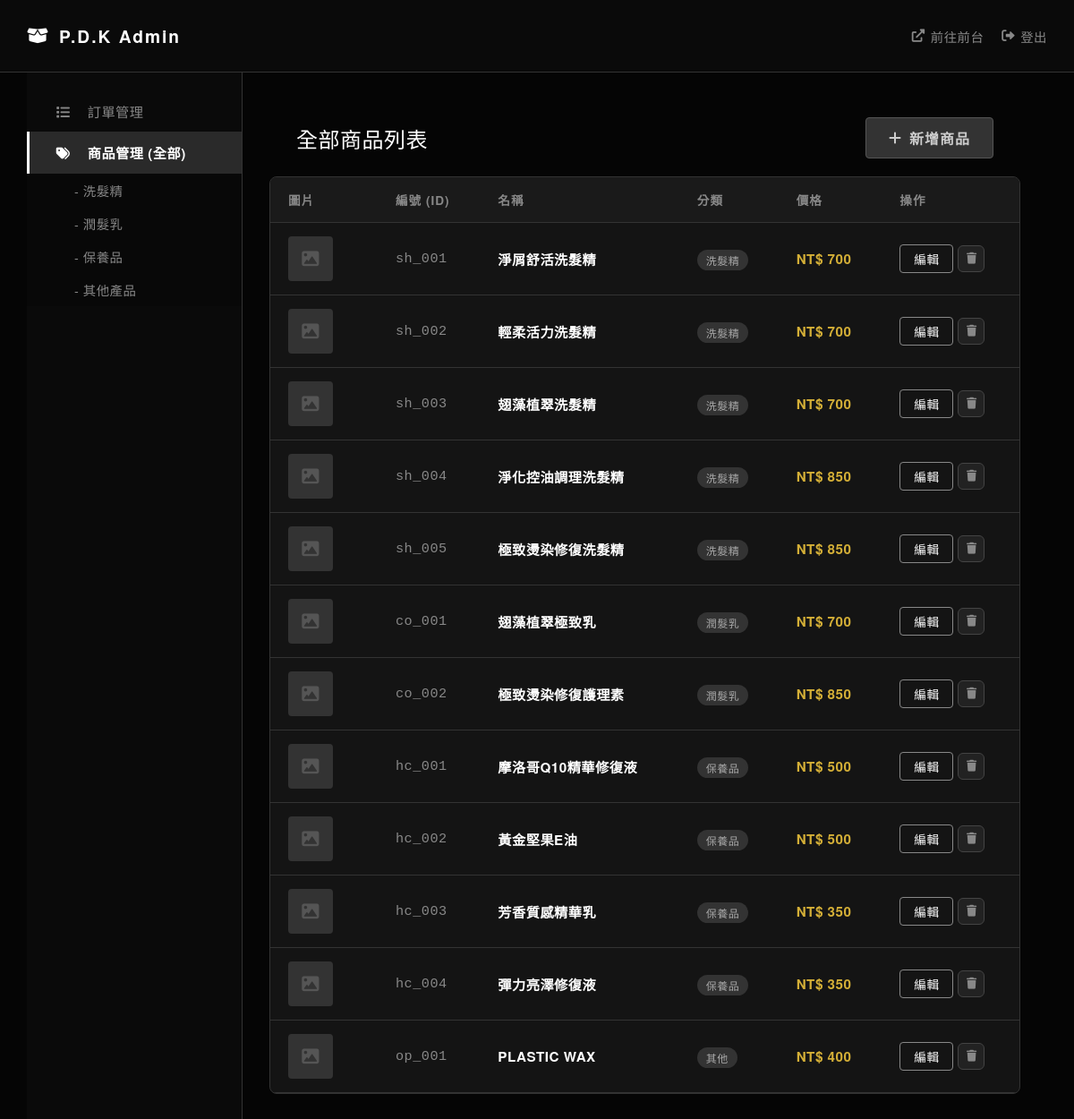
The app's page /admin/products (signed in) with its own data.
### app.py (models this page shows)
class Product(db.Model):
    id = db.Column(db.String(50), primary_key=True)
    name = db.Column(db.String(100), nullable=False)
    category = db.Column(db.String(50), nullable=False)
    price = db.Column(db.Integer, nullable=False)
    description = db.Column(db.Text)
    image = db.Column(db.String(200)) # 新增：預留圖片路徑

### app.py (the view)
@app.route('/admin/products')
@login_required
def admin_products():
    if current_user.role != 'admin':
        return redirect(url_for('home'))
    cat_filter = request.args.get('category')
    if cat_filter:
        products = Product.query.filter_by(category=cat_filter).all()
    else:
        products = Product.query.all()
    return render_template('admin/products.html', products=products, current_category=cat_filter)

### app.py (called while the page is built)
@login_manager.user_loader
def load_user(user_id):
    return User.query.get(int(user_id))

### templates/admin/products.html (shortened to what this page needs)
<!DOCTYPE html>
<html lang="zh-TW">
<head>
    <link rel="stylesheet" href="{{ url_for('static', filename='css/admin.css') }}">
    <link href="https://cdnjs.cloudflare.com/ajax/libs/font-awesome/6.0.0/css/all.min.css" rel="stylesheet">
</head>
<body>
    <nav class="admin-navbar">
        <div class="layout-container navbar-content">
            <div class="navbar-brand"><i class="fas fa-box-open"></i> P.D.K Admin</div>
            <div class="navbar-actions">
                <a href="/" target="_blank" class="nav-link"><i class="fas fa-external-link-alt"></i> 前往前台</a>
                <a href="/logout" class="nav-link text-danger"><i class="fas fa-sign-out-alt"></i> 登出</a>
            </div>
        </div>
    </nav>
    <div class="admin-layout layout-container">
        <aside class="admin-sidebar">
            <div class="sidebar-menu">
                <a href="{{ url_for('admin_orders') }}" class="menu-item">
                    <span><i class="fas fa-list"></i> 訂單管理</span>
                </a>
                <a href="{{ url_for('admin_products') }}" class="menu-item {% if not current_category %}active{% endif %}">
                    <span><i class="fas fa-tags"></i> 商品管理 (全部)</span>
                </a>
                <div style="margin-bottom: 10px; background: rgba(0,0,0,0.2);">
                    <a href="{{ url_for('admin_products', category='shampoo') }}" class="submenu-link {% if current_category == 'shampoo' %}active{% endif %}">
                        - 洗髮精
                    </a>
                    <a href="{{ url_for('admin_products', category='conditioner') }}" class="submenu-link {% if current_category == 'conditioner' %}active{% endif %}">
                        - 潤髮乳
                    </a>
                    <a href="{{ url_for('admin_products', category='haircare') }}" class="submenu-link {% if current_category == 'haircare' %}active{% endif %}">
                        - 保養品
                    </a>
                    <a href="{{ url_for('admin_products', category='otherproduct') }}" class="submenu-link {% if current_category == 'otherproduct' %}active{% endif %}">
                        - 其他產品
                    </a>
                </div>
            </div>
        </aside>
        <main class="admin-content">
            <div class="card-header header-actions">
                <h2>
                    {% if current_category == 'shampoo' %}洗髮精列表
                    {% elif current_category == 'conditioner' %}潤髮乳列表
                    {% elif current_category == 'haircare' %}保養品列表
                    {% elif current_category == 'otherproduct' %}其他產品列表
                    {% else %}全部商品列表
                    {% endif %}
                </h2>
                <a href="/admin/product/edit" class="action-btn btn-complete btn-create">
                    <i class="fas fa-plus"></i> 新增商品
                </a>
            </div>
            <div class="card">
                <table>
                    <thead>
                        <tr>
                            <th width="80">圖片</th>
                            <th>編號 (ID)</th>
                            <th>名稱</th>
                            <th>分類</th>
                            <th>價格</th>
                            <th>操作</th>
                        </tr>
                    </thead>
                    <tbody>
                        {% for product in products %}
                        <tr>
                            <td>
                                {% if product.image %}
                                <img src="{{ url_for('static', filename=product.image) }}" class="product-thumb">
                                {% else %}
                                <div class="product-thumb-placeholder">
                                    <i class="fas fa-image"></i>
                                </div>
                                {% endif %}
                            </td>
                            <td class="font-mono text-gray">{{ product.id }}</td>
                            <td class="bold">{{ product.name }}</td>
                            <td>
                                <span class="badge-pill">
                                    {% if product.category == 'shampoo' %}洗髮精
                                    {% elif product.category == 'conditioner' %}潤髮乳
                                    {% elif product.category == 'haircare' %}保養品
                                    {% elif product.category == 'otherproduct' %}其他
                                    {% else %}{{ product.category }}
                                    {% endif %}
                                </span>
                            </td>
                            <td class="text-gold bold">NT$ {{ product.price }}</td>
                            <td>
                                <div class="action-group">
                                    <a href="/admin/product/edit/{{ product.id }}" class="btn-detail">編輯</a>
                                    <form action="/admin/product/delete" method="POST" onsubmit="return confirm('確定要刪除 {{ product.name }} 嗎？');">
                                        <button type="submit" class="btn-icon btn-delete btn-sm-icon"><i class="fas fa-trash"></i></button>
                                    </form>
                                </div>
                            </td>
                        </tr>
                        {% endfor %}
                    </tbody>
                </table>
            </div>
        </main>
    </div>
</body>
</html>

### static/css/admin.css (style rules this page uses)
:root { --bg-body: #050505; --bg-card: #141414; --bg-sidebar: #0a0a0a; --bg-input: #222222; --text-main: #ffffff; --text-muted: #888888; --border-color: #333333; --accent-color: #ffffff; --hover-bg: #2a2a2a; }
body { font-family: "Helvetica Neue", Arial, sans-serif; background-color: var(--bg-body); color: var(--text-main); margin: 0; padding: 0; letter-spacing: 0.5px; }
h1, h2, h3 { color: var(--text-main); margin: 0; font-weight: 400; }
a { text-decoration: none; color: inherit; transition: 0.3s; }
.font-mono { font-family: monospace; letter-spacing: 0.5px; }
.bold { font-weight: bold; }
.text-gold { color: #d4af37; }
.text-gray { color: var(--text-muted); }
.admin-navbar { height: 80px; background-color: var(--bg-sidebar); border-bottom: 1px solid var(--border-color); display: flex; justify-content: center; padding: 0; position: sticky; top: 0; z-index: 1000; }
.navbar-content { display: flex; align-items: center; justify-content: space-between; padding: 0 20px; height: 100%; }
.navbar-brand { font-size: 1.2rem; font-weight: bold; letter-spacing: 2px; color: var(--text-main); display: flex; align-items: center; gap: 10px; }
.navbar-actions { display: flex; gap: 20px; }
.nav-link { font-size: 0.9rem; color: var(--text-muted); display: flex; align-items: center; gap: 6px; }
.admin-layout { display: flex; min-height: calc(100vh - 70px); }
.layout-container { max-width: 1350px; margin: 0 auto; width: 95%; }
.admin-content { flex: 1; padding: 30px; overflow-y: auto; }
.admin-sidebar { width: 240px; background-color: var(--bg-sidebar); border-right: 1px solid var(--border-color); padding: 20px 0; flex-shrink: 0; }
.menu-item { display: flex; align-items: center; justify-content: space-between; padding: 12px 25px; color: var(--text-muted); font-size: 0.95rem; border-left: 3px solid transparent; }
.menu-item i { width: 25px; text-align: center; margin-right: 10px; }
.menu-item.active { background-color: var(--hover-bg); color: var(--text-main); border-left-color: var(--text-main); font-weight: bold; }
.card { background: var(--bg-card); border: 1px solid var(--border-color); border-radius: 8px; overflow: hidden; }
.card-header { padding: 20px 30px; border-bottom: 1px solid #222; display: flex; align-items: center; gap: 10px; }
.badge-pill { background: #333; font-size: 0.75rem; padding: 3px 10px; border-radius: 20px; color: #aaa; }
table { width: 100%; border-collapse: collapse; }
thead { background-color: #1a1a1a; }
th { text-align: left; padding: 15px 20px; font-size: 0.85rem; color: var(--text-muted); text-transform: uppercase; letter-spacing: 1px; border-bottom: 1px solid var(--border-color); }
td { padding: 15px 20px; border-bottom: 1px solid var(--border-color); font-size: 0.95rem; vertical-align: middle; }
.btn-detail { background: transparent; border: 1px solid var(--text-muted); color: var(--text-main); padding: 5px 15px; font-size: 0.85rem; border-radius: 4px; }
.action-btn { width: 100%; padding: 12px; margin-bottom: 10px; border: none; border-radius: 4px; cursor: pointer; color: #fff; font-weight: bold; letter-spacing: 1px; }
.btn-icon { width: 40px; height: 40px; border-radius: 6px; border: 1px solid #444; background: #222; color: #888; cursor: pointer; transition: 0.2s; display: flex; align-items: center; justify-content: center; }
.header-actions { display: flex; justify-content: space-between; align-items: center; border-bottom: none; padding-bottom: 20px; margin-bottom: 0; }
.header-actions h2 { margin: 0; }
.btn-create { width: auto !important; padding: 10px 20px; margin: 0; display: inline-flex; align-items: center; gap: 8px; }
.product-thumb-placeholder { width: 50px; height: 50px; background: #333; border-radius: 4px; display: flex; align-items: center; justify-content: center; color: #555; font-size: 1.2rem; }
.action-group { display: flex; align-items: center; gap: 5px; }
.btn-sm-icon { width: 30px; height: 30px; font-size: 0.8rem; padding: 0; display: inline-flex; align-items: center; justify-content: center; }
.btn-complete { background-color: #333 !important; color: #ccc !important; border: 1px solid #555; padding: 10px 25px; border-radius: 4px; cursor: pointer; transition: 0.3s; }
.submenu-link { display: block; padding: 8px 15px 8px 50px; color: #888; text-decoration: none; font-size: 0.9rem; border-left: 3px solid transparent; transition: 0.3s; }

### records on screen
Product: id "sh_001", name "淨屑舒活洗髮精", category "洗髮精", price "700"
Product: id "sh_002", name "輕柔活力洗髮精", category "洗髮精", price "700"
Product: id "sh_003", name "翅藻植翠洗髮精", category "洗髮精", price "700"
Product: id "sh_004", name "淨化控油調理洗髮精", category "洗髮精", price "850"
Product: id "sh_005", name "極致燙染修復洗髮精", category "洗髮精", price "850"
Product: id "co_001", name "翅藻植翠極致乳", category "潤髮乳", price "700"
Product: id "co_002", name "極致燙染修復護理素", category "潤髮乳", price "850"
Product: id "hc_001", name "摩洛哥Q10精華修復液", category "保養品", price "500"
Product: id "hc_002", name "黃金堅果E油", category "保養品", price "500"
Product: id "hc_003", name "芳香質感精華乳", category "保養品", price "350"
Product: id "hc_004", name "彈力亮澤修復液", category "保養品", price "350"
Product: id "op_001", name "PLASTIC WAX", category "其他", price "400"
